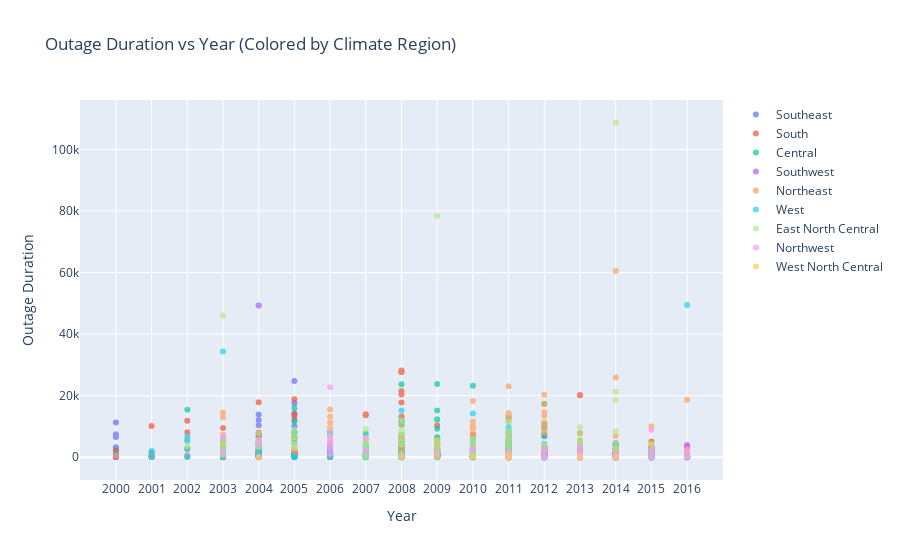

Notebook code cell kept with this figure:
### Code cell
climate_fig = go.Figure()

for region in data['Climate Region'].unique():
    region_data = data[data['Climate Region'] == region]
    climate_fig.add_trace(go.Scatter(
        x=region_data['Year'],
        y=region_data['Outage Duration'],
        mode='markers',
        name=region,
        marker=dict(size=6),
        opacity=0.7
    ))

climate_fig.update_layout(
    title='Outage Duration vs Year (Colored by Climate Region)',
    xaxis_title='Year',
    yaxis_title='Outage Duration',
    showlegend=True
)

climate_fig.show()

### Figure 1 — Plotly figure (JSON) as saved in the notebook; plotly's stock layout.template omitted (floating-point values rounded to 4 significant figures; data arrays with more than 128 entries replaced by an {"elided": "..."} marker saying what was removed)
{"data": [{"marker": {"size": 6}, "mode": "markers", "name": "Southeast", "opacity": 0.7, "type": "scatter", "x": {"elided": "153 str values"}, "y": {"elided": "153 int values"}}, {"marker": {"size": 6}, "mode": "markers", "name": "South", "opacity": 0.7, "type": "scatter", "x": {"elided": "229 str values"}, "y": {"elided": "229 int values"}}, {"marker": {"size": 6}, "mode": "markers", "name": "Central", "opacity": 0.7, "type": "scatter", "x": {"elided": "200 str values"}, "y": {"elided": "200 int values"}}, {"marker": {"size": 6}, "mode": "markers", "name": "Southwest", "opacity": 0.7, "type": "scatter", "x": ["2000", "2000", "2000", "2002", "2003", "2003", "2004", "2004", "2004", "2005", "2006", "2006", "2007", "2008", "2009", "2009", "2009", "2010", "2010", "2011", "2011", "2011", "2011", "2011", "2011", "2011", "2011", "2011", "2011", "2011", "2011", "2011", "2011", "2011", "2011", "2011", "2012", "2012", "2012", "2012", "2012", "2013", "2013", "2013", "2013", "2013", "2013", "2013", "2013", "2013", "2013", "2013", "2013", "2013", "2013", "2013", "2013", "2013", "2013", "2013", "2013", "2013", "2013", "2014", "2014", "2014", "2014", "2014", "2014", "2014", "2014", "2014", "2014", "2014", "2014", "2015", "2015", "2015", "2015", "2015", "2015", "2015", "2015", "2015", "2015", "2016", "2016", "2016", "2016", "2016", "2016", "2016"], "y": [66, null, 0, null, 35, 100, 49320, 49320, 418, null, 439, 2140, 283, 871, 15, 4200, 2710, 391, 2275, 2040, 284, 56, 1631, 0, 11, 15, 57, 0, 575, 3186, 300, 95, 1, 215, 554, 114, 103, 201, 5, 1, 314, 60, 161, 390, 92, 30, 76, 2, 175, 2, 2700, 1, 1, 44, 60, 180, 3842, 1, 189, 1, 1, 1, 1440, 1, 1, 13, 1, 1, 451, null, 1, 87, 1, 353, 1, 1, 2, 70, 105, 50, 113, 31, 120, 20, 1, 4019, 60, 227, 15, 204, 60, 21]}, {"marker": {"size": 6}, "mode": "markers", "name": "Northeast", "opacity": 0.7, "type": "scatter", "x": {"elided": "350 str values"}, "y": {"elided": "350 int values"}}, {"marker": {"size": 6}, "mode": "markers", "name": "West", "opacity": 0.7, "type": "scatter", "x": {"elided": "217 str values"}, "y": {"elided": "217 int values"}}, {"marker": {"size": 6}, "mode": "markers", "name": "nan", "opacity": 0.7, "type": "scatter", "x": [], "y": []}, {"marker": {"size": 6}, "mode": "markers", "name": "East North Central", "opacity": 0.7, "type": "scatter", "x": {"elided": "138 str values"}, "y": {"elided": "138 int values"}}, {"marker": {"size": 6}, "mode": "markers", "name": "Northwest", "opacity": 0.7, "type": "scatter", "x": {"elided": "132 str values"}, "y": {"elided": "132 int values"}}, {"marker": {"size": 6}, "mode": "markers", "name": "West North Central", "opacity": 0.7, "type": "scatter", "x": ["2004", "2006", "2006", "2008", "2009", "2009", "2009", "2010", "2010", "2010", "2011", "2011", "2011", "2013", "2013", "2013", "2014"], "y": [4, null, 9600, 60, 181, 106, 59, 61, 13, 159, 720, 0, 0, 32, 93, 1, 56]}], "layout": {"showlegend": true, "title": {"text": "Outage Duration vs Year (Colored by Climate Region)"}, "xaxis": {"title": {"text": "Year"}}, "yaxis": {"title": {"text": "Outage Duration"}}}}
